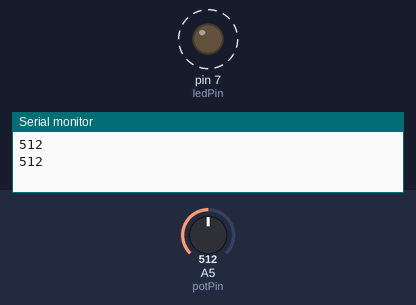
This sketch was run on a simulated Arduino Uno, built with avr-gcc and run on an emulated ATmega328P. On the bench: output pins drawn as LEDs (lit = HIGH), the last lines printed to the serial monitor. Dashed ring = blinking. The inputs (shaded band) are chosen by the test bench; at power-on: A5 (potPin) = 512.

Above: at 1.8 s.
1.9 s: A5 (potPin) set to 306
At 2.2 s:
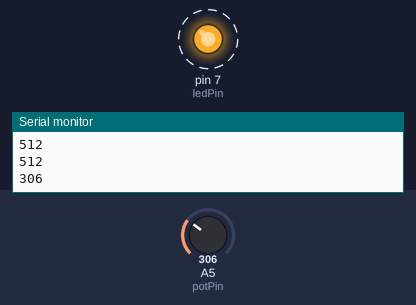
5.4 s: A5 (potPin) set to 122
At 5.56 s:
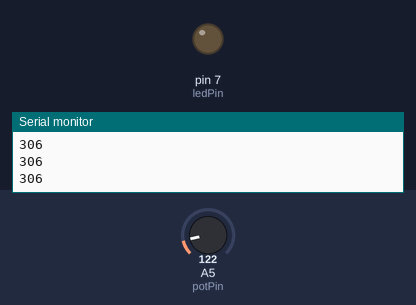
Timing chart, 0 to 14.9 s (numbered marks = the images above; inputs shaded):
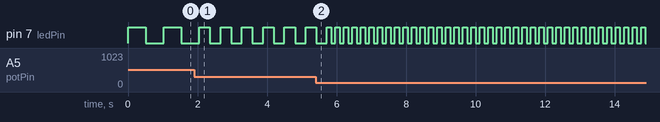

Measured:
- after the input at 1.9 s, pin 7 (ledPin): alternates HIGH for 0.31 s and LOW for 0.31 s, starting after 0.46 s
- by itself, pin 7 (ledPin): alternates HIGH for 0.51 s and LOW for 0.51 s

The sketch:

w2_iomemory.ino
```cpp
const int ledPin = 7;
const int potPin = A5;
int sensorVal;

void setup() {
  // put your setup code
  pinMode(ledPin,OUTPUT);
  pinMode(potPin,INPUT);
  Serial.begin(9600);
}

void loop() {
  // put your main code here, to run repeatedly:
  int delayTime;
  sensorVal = analogRead(potPin);
  Serial.println(sensorVal);
  delayTime = sensorVal; // Values between 0 and 1023

  digitalWrite(ledPin,HIGH);
  delay(delayTime);
  digitalWrite(ledPin,LOW);
  delay(delayTime);
}
```
